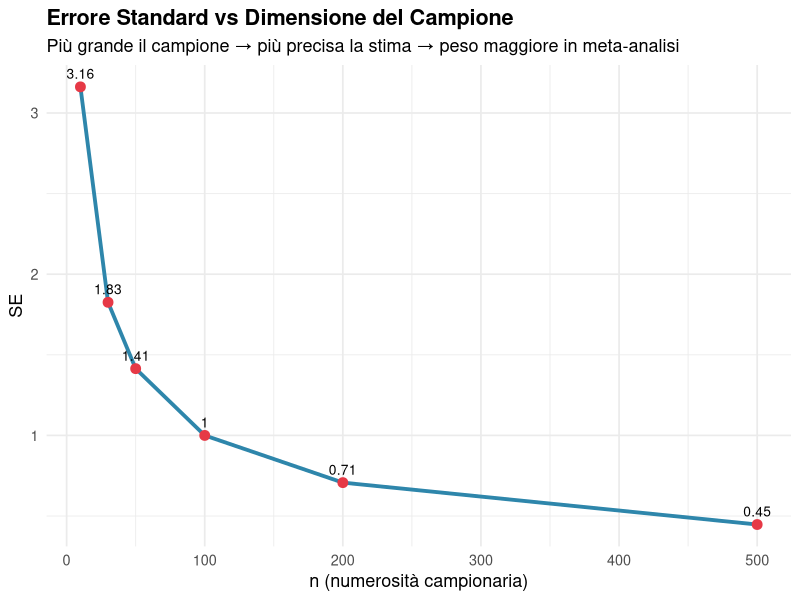
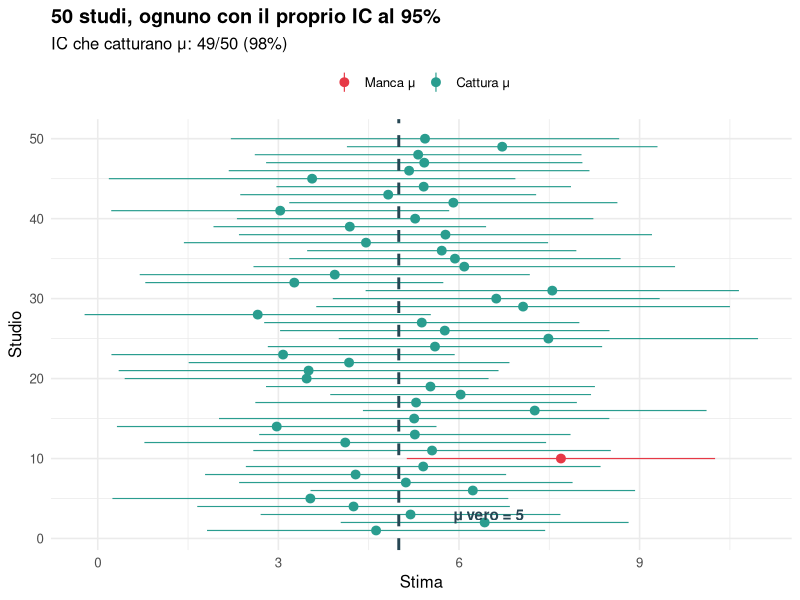
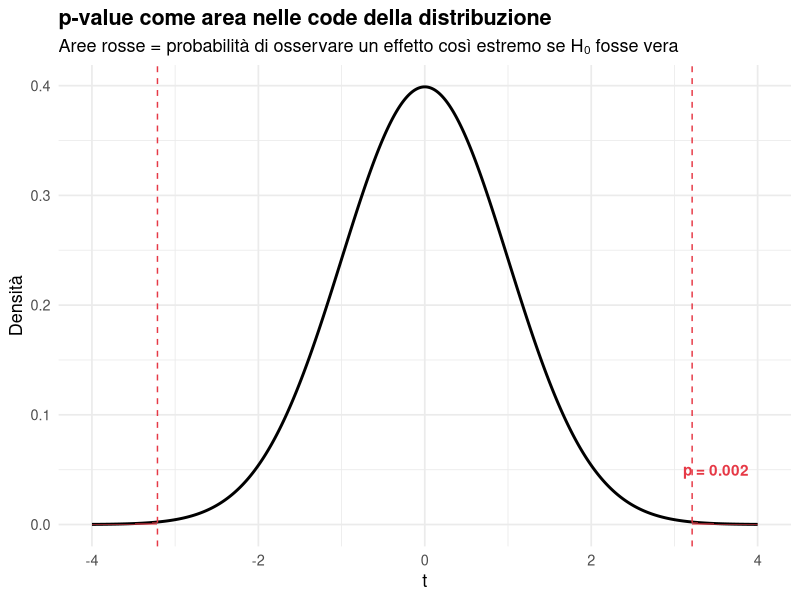

These charts were generated, in order, by the following R code:
## ---- chunk 1
#| include: false
library(tidyverse)
library(ggplot2)
## ---- chunk 2
set.seed(42)
# Immagina 3 studi che misurano una riduzione della pressione (mmHg)
studi <- list(
  studio_A = rnorm(n = 30,  mean = 8, sd = 5),
  studio_B = rnorm(n = 100, mean = 6, sd = 4),
  studio_C = rnorm(n = 15,  mean = 10, sd = 7)
)

# Calcolo manuale
risultati <- map_dfr(names(studi), function(nome) {
  x <- studi[[nome]]
  data.frame(
    Studio    = nome,
    N         = length(x),
    Media     = round(mean(x), 2),
    SD        = round(sd(x), 2),
    Varianza  = round(var(x), 2)
  )
})
knitr::kable(risultati, caption = "Statistiche descrittive per studio")
## ---- chunk 3
# Dimostriamo come il SE dipende da n
n_valori <- c(10, 30, 50, 100, 200, 500)
sigma <- 10  # deviazione standard fissa

df_se <- data.frame(
  n  = n_valori,
  SE = sigma / sqrt(n_valori)
)

ggplot(df_se, aes(x = n, y = SE)) +
  geom_line(color = "#2E86AB", linewidth = 1.3) +
  geom_point(color = "#E63946", size = 3) +
  geom_text(aes(label = round(SE, 2)), vjust = -0.8, size = 3.5) +
  labs(
    title    = "Errore Standard vs Dimensione del Campione",
    subtitle = "Più grande il campione → più precisa la stima → peso maggiore in meta-analisi",
    x = "n (numerosità campionaria)", y = "SE"
  ) +
  theme_minimal(base_size = 13) +
  theme(plot.title = element_text(face = "bold"))
## ---- chunk 4
set.seed(123)
# Simula 50 "studi", ognuno con n=30, dalla stessa popolazione (mu=5)
mu_vero <- 5
n        <- 30
sigma    <- 8
n_studi  <- 50

df_ic <- map_dfr(1:n_studi, function(i) {
  x      <- rnorm(n, mu_vero, sigma)
  media  <- mean(x)
  se     <- sd(x) / sqrt(n)
  lb     <- media - 1.96 * se
  ub     <- media + 1.96 * se
  data.frame(studio = i, media = media, lb = lb, ub = ub,
             cattura = (lb <= mu_vero & ub >= mu_vero))
})

ggplot(df_ic, aes(x = studio, y = media, color = cattura)) +
  geom_pointrange(aes(ymin = lb, ymax = ub), linewidth = 0.4) +
  geom_hline(yintercept = mu_vero, linetype = "dashed",
             color = "#264653", linewidth = 1) +
  scale_color_manual(values = c("TRUE" = "#2A9D8F", "FALSE" = "#E63946"),
                     labels = c("TRUE" = "Cattura μ", "FALSE" = "Manca μ")) +
  annotate("text", x = 3, y = mu_vero + 1.5, label = "μ vero = 5",
           color = "#264653", fontface = "bold") +
  labs(
    title = "50 studi, ognuno con il proprio IC al 95%",
    subtitle = paste0("IC che catturano μ: ",
                      sum(df_ic$cattura), "/50 (",
                      round(100*mean(df_ic$cattura), 0), "%)"),
    x = "Studio", y = "Stima", color = NULL
  ) +
  coord_flip() +
  theme_minimal(base_size = 12) +
  theme(plot.title = element_text(face = "bold"), legend.position = "top")
## ---- chunk 5
# Confronto tra due gruppi: trattamento vs controllo
set.seed(7)
controllo   <- rnorm(40, mean = 120, sd = 15)
trattamento <- rnorm(40, mean = 112, sd = 14)

test <- t.test(trattamento, controllo)

cat("=== Risultati t-test ===\n")
cat("Differenza media:", round(diff(test$estimate), 2), "\n")
cat("IC 95%:         [", round(test$conf.int[1], 2), ",",
                         round(test$conf.int[2], 2), "]\n")
cat("p-value:        ", round(test$p.value, 4), "\n")
cat("t statistic:    ", round(test$statistic, 3), "\n")
## ---- chunk 6
x <- seq(-4, 4, length.out = 500)
df_p <- data.frame(x = x, y = dnorm(x))

t_obs <- as.numeric(test$statistic)

ggplot(df_p, aes(x, y)) +
  geom_line(linewidth = 1) +
  geom_area(data = filter(df_p, x <= -abs(t_obs)),
            aes(y = y), fill = "#E63946", alpha = 0.6) +
  geom_area(data = filter(df_p, x >= abs(t_obs)),
            aes(y = y), fill = "#E63946", alpha = 0.6) +
  geom_vline(xintercept = c(-abs(t_obs), abs(t_obs)),
             linetype = "dashed", color = "#E63946") +
  annotate("text", x = 3.5, y = 0.05,
           label = paste0("p = ", round(test$p.value, 3)),
           color = "#E63946", fontface = "bold") +
  labs(title = "p-value come area nelle code della distribuzione",
       subtitle = "Aree rosse = probabilità di osservare un effetto così estremo se H₀ fosse vera",
       x = "t", y = "Densità") +
  theme_minimal(base_size = 13) +
  theme(plot.title = element_text(face = "bold"))
## ---- chunk 7
# Preview: i pesi inverse-variance
studi_df <- data.frame(
  Studio  = c("Studio A", "Studio B", "Studio C", "Studio D"),
  n       = c(30, 120, 45, 80),
  effect  = c(0.5, 0.3, 0.7, 0.4),
  se      = c(0.20, 0.09, 0.16, 0.12)
)

studi_df <- studi_df |>
  mutate(
    peso_raw = 1 / se^2,
    peso_pct = round(100 * peso_raw / sum(peso_raw), 1)
  )

knitr::kable(studi_df, digits = 3,
             caption = "Pesi inverse-variance: studi precisi pesano di più")
